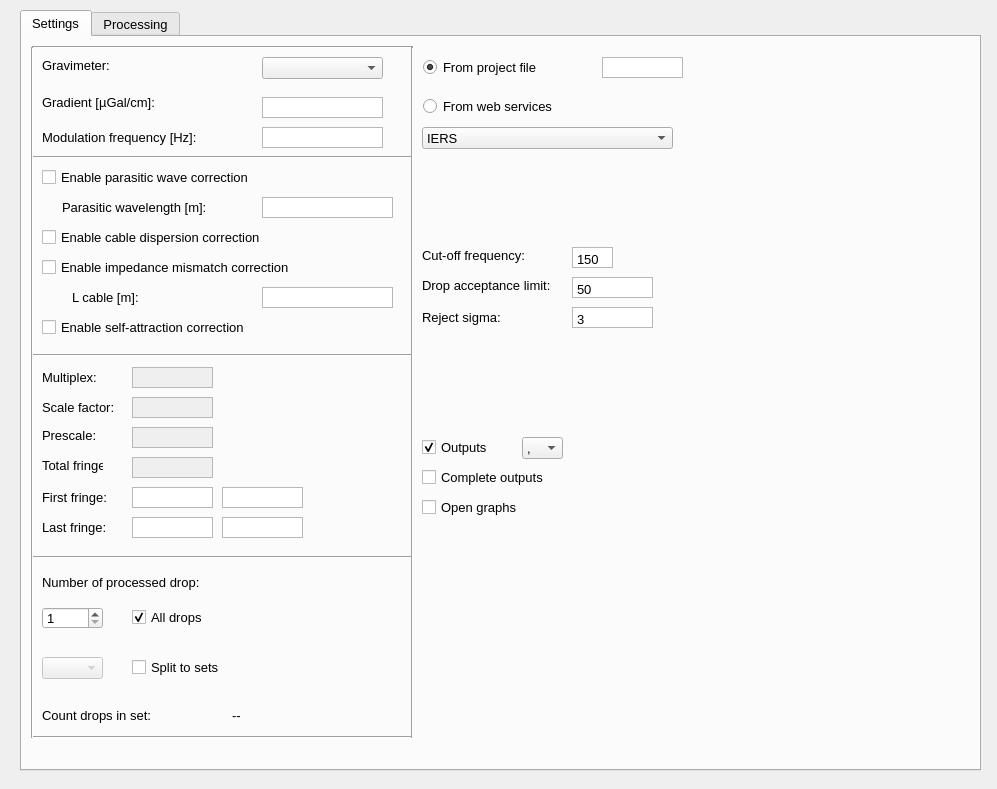
<?xml version="1.0" encoding="UTF-8"?>
<ui version="4.0">
 <class>Dialog</class>
 <widget class="QDialog" name="Dialog">
  <property name="geometry">
   <rect>
    <x>0</x>
    <y>0</y>
    <width>997</width>
    <height>789</height>
   </rect>
  </property>
  <property name="windowTitle">
   <string>Procces data</string>
  </property>
  <widget class="QTabWidget" name="tabWidget">
   <property name="geometry">
    <rect>
     <x>20</x>
     <y>10</y>
     <width>961</width>
     <height>761</height>
    </rect>
   </property>
   <property name="font">
    <font>
     <pointsize>10</pointsize>
    </font>
   </property>
   <property name="cursor">
    <cursorShape>ArrowCursor</cursorShape>
   </property>
   <property name="mouseTracking">
    <bool>false</bool>
   </property>
   <property name="tabShape">
    <enum>QTabWidget::Rounded</enum>
   </property>
   <property name="currentIndex">
    <number>0</number>
   </property>
   <widget class="QWidget" name="tab">
    <attribute name="title">
     <string>Settings</string>
    </attribute>
    <widget class="QLabel" name="label">
     <property name="geometry">
      <rect>
       <x>20</x>
       <y>20</y>
       <width>101</width>
       <height>16</height>
      </rect>
     </property>
     <property name="font">
      <font>
       <pointsize>10</pointsize>
      </font>
     </property>
     <property name="text">
      <string>Gravimeter:</string>
     </property>
    </widget>
    <widget class="QComboBox" name="gravimeter_box">
     <property name="geometry">
      <rect>
       <x>240</x>
       <y>20</y>
       <width>121</width>
       <height>22</height>
      </rect>
     </property>
     <property name="font">
      <font>
       <pointsize>10</pointsize>
      </font>
     </property>
     <property name="contextMenuPolicy">
      <enum>Qt::DefaultContextMenu</enum>
     </property>
    </widget>
    <widget class="QLabel" name="label_2">
     <property name="geometry">
      <rect>
       <x>20</x>
       <y>390</y>
       <width>61</width>
       <height>16</height>
      </rect>
     </property>
     <property name="font">
      <font>
       <pointsize>10</pointsize>
      </font>
     </property>
     <property name="text">
      <string>Prescale:</string>
     </property>
    </widget>
    <widget class="QLabel" name="label_4">
     <property name="geometry">
      <rect>
       <x>20</x>
       <y>450</y>
       <width>71</width>
       <height>21</height>
      </rect>
     </property>
     <property name="font">
      <font>
       <pointsize>10</pointsize>
      </font>
     </property>
     <property name="text">
      <string>First fringe:</string>
     </property>
    </widget>
    <widget class="QLabel" name="label_5">
     <property name="geometry">
      <rect>
       <x>20</x>
       <y>480</y>
       <width>71</width>
       <height>21</height>
      </rect>
     </property>
     <property name="font">
      <font>
       <pointsize>10</pointsize>
      </font>
     </property>
     <property name="text">
      <string>Last fringe:</string>
     </property>
    </widget>
    <widget class="QSpinBox" name="numDrop">
     <property name="geometry">
      <rect>
       <x>20</x>
       <y>570</y>
       <width>61</width>
       <height>22</height>
      </rect>
     </property>
     <property name="minimum">
      <number>1</number>
     </property>
    </widget>
    <widget class="QCheckBox" name="allDrop">
     <property name="geometry">
      <rect>
       <x>110</x>
       <y>570</y>
       <width>101</width>
       <height>20</height>
      </rect>
     </property>
     <property name="text">
      <string>All drops</string>
     </property>
     <property name="checked">
      <bool>true</bool>
     </property>
    </widget>
    <widget class="QLabel" name="label_6">
     <property name="geometry">
      <rect>
       <x>20</x>
       <y>530</y>
       <width>221</width>
       <height>31</height>
      </rect>
     </property>
     <property name="text">
      <string>Number of processed drop:</string>
     </property>
    </widget>
    <widget class="QTextEdit" name="kalpha">
     <property name="geometry">
      <rect>
       <x>550</x>
       <y>240</y>
       <width>81</width>
       <height>21</height>
      </rect>
     </property>
     <property name="verticalScrollBarPolicy">
      <enum>Qt::ScrollBarAlwaysOff</enum>
     </property>
     <property name="html">
      <string>&lt;!DOCTYPE HTML PUBLIC &quot;-//W3C//DTD HTML 4.0//EN&quot; &quot;http://www.w3.org/TR/REC-html40/strict.dtd&quot;&gt;
&lt;html&gt;&lt;head&gt;&lt;meta name=&quot;qrichtext&quot; content=&quot;1&quot; /&gt;&lt;style type=&quot;text/css&quot;&gt;
p, li { white-space: pre-wrap; }
&lt;/style&gt;&lt;/head&gt;&lt;body style=&quot; font-family:'MS Shell Dlg 2'; font-size:10pt; font-weight:400; font-style:normal;&quot;&gt;
&lt;p style=&quot; margin-top:0px; margin-bottom:0px; margin-left:0px; margin-right:0px; -qt-block-indent:0; text-indent:0px;&quot;&gt;50&lt;/p&gt;&lt;/body&gt;&lt;/html&gt;</string>
     </property>
    </widget>
    <widget class="QLabel" name="label_7">
     <property name="geometry">
      <rect>
       <x>400</x>
       <y>240</y>
       <width>131</width>
       <height>16</height>
      </rect>
     </property>
     <property name="font">
      <font>
       <pointsize>10</pointsize>
      </font>
     </property>
     <property name="text">
      <string>Drop acceptance limit:</string>
     </property>
    </widget>
    <widget class="QTextBrowser" name="multiplex">
     <property name="enabled">
      <bool>false</bool>
     </property>
     <property name="geometry">
      <rect>
       <x>110</x>
       <y>330</y>
       <width>81</width>
       <height>21</height>
      </rect>
     </property>
     <property name="font">
      <font>
       <kerning>false</kerning>
      </font>
     </property>
     <property name="acceptDrops">
      <bool>true</bool>
     </property>
     <property name="verticalScrollBarPolicy">
      <enum>Qt::ScrollBarAlwaysOff</enum>
     </property>
    </widget>
    <widget class="QTextBrowser" name="scaleFactor">
     <property name="enabled">
      <bool>false</bool>
     </property>
     <property name="geometry">
      <rect>
       <x>110</x>
       <y>360</y>
       <width>81</width>
       <height>21</height>
      </rect>
     </property>
     <property name="font">
      <font>
       <kerning>false</kerning>
      </font>
     </property>
     <property name="acceptDrops">
      <bool>true</bool>
     </property>
     <property name="verticalScrollBarPolicy">
      <enum>Qt::ScrollBarAlwaysOff</enum>
     </property>
    </widget>
    <widget class="QLabel" name="label_8">
     <property name="geometry">
      <rect>
       <x>20</x>
       <y>330</y>
       <width>61</width>
       <height>21</height>
      </rect>
     </property>
     <property name="font">
      <font>
       <pointsize>10</pointsize>
      </font>
     </property>
     <property name="text">
      <string>Multiplex:</string>
     </property>
    </widget>
    <widget class="QLabel" name="label_9">
     <property name="geometry">
      <rect>
       <x>20</x>
       <y>360</y>
       <width>81</width>
       <height>21</height>
      </rect>
     </property>
     <property name="font">
      <font>
       <pointsize>10</pointsize>
      </font>
     </property>
     <property name="text">
      <string>Scale factor:</string>
     </property>
    </widget>
    <widget class="QTextBrowser" name="preScale">
     <property name="enabled">
      <bool>false</bool>
     </property>
     <property name="geometry">
      <rect>
       <x>110</x>
       <y>390</y>
       <width>81</width>
       <height>21</height>
      </rect>
     </property>
     <property name="font">
      <font>
       <kerning>false</kerning>
      </font>
     </property>
     <property name="acceptDrops">
      <bool>true</bool>
     </property>
     <property name="verticalScrollBarPolicy">
      <enum>Qt::ScrollBarAlwaysOff</enum>
     </property>
    </widget>
    <widget class="QTextEdit" name="frminT">
     <property name="geometry">
      <rect>
       <x>110</x>
       <y>450</y>
       <width>81</width>
       <height>21</height>
      </rect>
     </property>
     <property name="verticalScrollBarPolicy">
      <enum>Qt::ScrollBarAlwaysOff</enum>
     </property>
    </widget>
    <widget class="QTextEdit" name="frmaxT">
     <property name="geometry">
      <rect>
       <x>110</x>
       <y>480</y>
       <width>81</width>
       <height>21</height>
      </rect>
     </property>
     <property name="verticalScrollBarPolicy">
      <enum>Qt::ScrollBarAlwaysOff</enum>
     </property>
    </widget>
    <widget class="QTextEdit" name="grad">
     <property name="geometry">
      <rect>
       <x>240</x>
       <y>60</y>
       <width>121</width>
       <height>21</height>
      </rect>
     </property>
     <property name="verticalScrollBarPolicy">
      <enum>Qt::ScrollBarAlwaysOff</enum>
     </property>
    </widget>
    <widget class="QLabel" name="label_10">
     <property name="geometry">
      <rect>
       <x>20</x>
       <y>50</y>
       <width>161</width>
       <height>31</height>
      </rect>
     </property>
     <property name="font">
      <font>
       <pointsize>10</pointsize>
      </font>
     </property>
     <property name="text">
      <string>Gradient [µGal/cm]:</string>
     </property>
    </widget>
    <widget class="QLabel" name="label_11">
     <property name="geometry">
      <rect>
       <x>40</x>
       <y>160</y>
       <width>201</width>
       <height>21</height>
      </rect>
     </property>
     <property name="font">
      <font>
       <pointsize>10</pointsize>
      </font>
     </property>
     <property name="text">
      <string>Parasitic wavelength [m]:</string>
     </property>
    </widget>
    <widget class="QTextEdit" name="lpar">
     <property name="geometry">
      <rect>
       <x>240</x>
       <y>160</y>
       <width>131</width>
       <height>21</height>
      </rect>
     </property>
     <property name="verticalScrollBarPolicy">
      <enum>Qt::ScrollBarAlwaysOff</enum>
     </property>
    </widget>
    <widget class="QLabel" name="label_12">
     <property name="geometry">
      <rect>
       <x>20</x>
       <y>90</y>
       <width>231</width>
       <height>21</height>
      </rect>
     </property>
     <property name="font">
      <font>
       <pointsize>10</pointsize>
      </font>
     </property>
     <property name="text">
      <string>Modulation frequency [Hz]:</string>
     </property>
    </widget>
    <widget class="QTextEdit" name="fmodf">
     <property name="geometry">
      <rect>
       <x>240</x>
       <y>90</y>
       <width>121</width>
       <height>21</height>
      </rect>
     </property>
     <property name="verticalScrollBarPolicy">
      <enum>Qt::ScrollBarAlwaysOff</enum>
     </property>
    </widget>
    <widget class="QTextEdit" name="poleCorr_file">
     <property name="geometry">
      <rect>
       <x>580</x>
       <y>20</y>
       <width>81</width>
       <height>21</height>
      </rect>
     </property>
     <property name="verticalScrollBarPolicy">
      <enum>Qt::ScrollBarAlwaysOff</enum>
     </property>
    </widget>
    <widget class="QTextEdit" name="rejsigma">
     <property name="geometry">
      <rect>
       <x>550</x>
       <y>270</y>
       <width>81</width>
       <height>21</height>
      </rect>
     </property>
     <property name="verticalScrollBarPolicy">
      <enum>Qt::ScrollBarAlwaysOff</enum>
     </property>
     <property name="html">
      <string>&lt;!DOCTYPE HTML PUBLIC &quot;-//W3C//DTD HTML 4.0//EN&quot; &quot;http://www.w3.org/TR/REC-html40/strict.dtd&quot;&gt;
&lt;html&gt;&lt;head&gt;&lt;meta name=&quot;qrichtext&quot; content=&quot;1&quot; /&gt;&lt;style type=&quot;text/css&quot;&gt;
p, li { white-space: pre-wrap; }
&lt;/style&gt;&lt;/head&gt;&lt;body style=&quot; font-family:'MS Shell Dlg 2'; font-size:10pt; font-weight:400; font-style:normal;&quot;&gt;
&lt;p style=&quot; margin-top:0px; margin-bottom:0px; margin-left:0px; margin-right:0px; -qt-block-indent:0; text-indent:0px;&quot;&gt;3&lt;/p&gt;&lt;/body&gt;&lt;/html&gt;</string>
     </property>
    </widget>
    <widget class="QLabel" name="label_3">
     <property name="geometry">
      <rect>
       <x>400</x>
       <y>270</y>
       <width>81</width>
       <height>20</height>
      </rect>
     </property>
     <property name="text">
      <string>Reject sigma:</string>
     </property>
    </widget>
    <widget class="QCheckBox" name="split_set">
     <property name="geometry">
      <rect>
       <x>110</x>
       <y>620</y>
       <width>131</width>
       <height>20</height>
      </rect>
     </property>
     <property name="text">
      <string>Split to sets</string>
     </property>
    </widget>
    <widget class="QLabel" name="label_13">
     <property name="geometry">
      <rect>
       <x>20</x>
       <y>670</y>
       <width>151</width>
       <height>16</height>
      </rect>
     </property>
     <property name="text">
      <string>Count drops in set:</string>
     </property>
    </widget>
    <widget class="QLabel" name="sets_view">
     <property name="geometry">
      <rect>
       <x>210</x>
       <y>670</y>
       <width>31</width>
       <height>16</height>
      </rect>
     </property>
     <property name="text">
      <string>--</string>
     </property>
    </widget>
    <widget class="QComboBox" name="sets_choose">
     <property name="enabled">
      <bool>false</bool>
     </property>
     <property name="geometry">
      <rect>
       <x>20</x>
       <y>620</y>
       <width>61</width>
       <height>22</height>
      </rect>
     </property>
    </widget>
    <widget class="QCheckBox" name="kpar">
     <property name="geometry">
      <rect>
       <x>20</x>
       <y>130</y>
       <width>291</width>
       <height>20</height>
      </rect>
     </property>
     <property name="text">
      <string>Enable parasitic wave correction</string>
     </property>
    </widget>
    <widget class="QTextEdit" name="coff">
     <property name="geometry">
      <rect>
       <x>550</x>
       <y>210</y>
       <width>41</width>
       <height>21</height>
      </rect>
     </property>
     <property name="verticalScrollBarPolicy">
      <enum>Qt::ScrollBarAlwaysOff</enum>
     </property>
     <property name="html">
      <string>&lt;!DOCTYPE HTML PUBLIC &quot;-//W3C//DTD HTML 4.0//EN&quot; &quot;http://www.w3.org/TR/REC-html40/strict.dtd&quot;&gt;
&lt;html&gt;&lt;head&gt;&lt;meta name=&quot;qrichtext&quot; content=&quot;1&quot; /&gt;&lt;style type=&quot;text/css&quot;&gt;
p, li { white-space: pre-wrap; }
&lt;/style&gt;&lt;/head&gt;&lt;body style=&quot; font-family:'MS Shell Dlg 2'; font-size:10pt; font-weight:400; font-style:normal;&quot;&gt;
&lt;p style=&quot; margin-top:0px; margin-bottom:0px; margin-left:0px; margin-right:0px; -qt-block-indent:0; text-indent:0px;&quot;&gt;150&lt;/p&gt;&lt;/body&gt;&lt;/html&gt;</string>
     </property>
    </widget>
    <widget class="QLabel" name="label_15">
     <property name="geometry">
      <rect>
       <x>400</x>
       <y>210</y>
       <width>111</width>
       <height>16</height>
      </rect>
     </property>
     <property name="font">
      <font>
       <pointsize>10</pointsize>
      </font>
     </property>
     <property name="text">
      <string>Cut-off frequency: </string>
     </property>
    </widget>
    <widget class="QCheckBox" name="kdis">
     <property name="geometry">
      <rect>
       <x>20</x>
       <y>190</y>
       <width>311</width>
       <height>20</height>
      </rect>
     </property>
     <property name="text">
      <string>Enable cable dispersion correction</string>
     </property>
    </widget>
    <widget class="QCheckBox" name="kimp">
     <property name="geometry">
      <rect>
       <x>20</x>
       <y>220</y>
       <width>331</width>
       <height>20</height>
      </rect>
     </property>
     <property name="text">
      <string>Enable impedance mismatch correction</string>
     </property>
    </widget>
    <widget class="QCheckBox" name="ksae">
     <property name="geometry">
      <rect>
       <x>20</x>
       <y>280</y>
       <width>291</width>
       <height>20</height>
      </rect>
     </property>
     <property name="text">
      <string>Enable self-attraction correction</string>
     </property>
    </widget>
    <widget class="QCheckBox" name="outputs">
     <property name="geometry">
      <rect>
       <x>400</x>
       <y>400</y>
       <width>161</width>
       <height>20</height>
      </rect>
     </property>
     <property name="text">
      <string>Outputs</string>
     </property>
     <property name="checked">
      <bool>true</bool>
     </property>
    </widget>
    <widget class="QCheckBox" name="open_graphs">
     <property name="geometry">
      <rect>
       <x>400</x>
       <y>460</y>
       <width>131</width>
       <height>20</height>
      </rect>
     </property>
     <property name="text">
      <string>Open graphs</string>
     </property>
    </widget>
    <widget class="QComboBox" name="delimiter_combox">
     <property name="geometry">
      <rect>
       <x>500</x>
       <y>400</y>
       <width>41</width>
       <height>22</height>
      </rect>
     </property>
     <property name="font">
      <font>
       <pointsize>10</pointsize>
      </font>
     </property>
     <property name="contextMenuPolicy">
      <enum>Qt::DefaultContextMenu</enum>
     </property>
     <item>
      <property name="text">
       <string>,</string>
      </property>
     </item>
     <item>
      <property name="text">
       <string>;</string>
      </property>
     </item>
    </widget>
    <widget class="QRadioButton" name="useFilePoleCorr">
     <property name="geometry">
      <rect>
       <x>401</x>
       <y>18</y>
       <width>166</width>
       <height>25</height>
      </rect>
     </property>
     <property name="text">
      <string>From project file</string>
     </property>
     <property name="checked">
      <bool>true</bool>
     </property>
    </widget>
    <widget class="QRadioButton" name="useIERSPoleCorr">
     <property name="enabled">
      <bool>true</bool>
     </property>
     <property name="geometry">
      <rect>
       <x>401</x>
       <y>57</y>
       <width>166</width>
       <height>25</height>
      </rect>
     </property>
     <property name="text">
      <string>From web services</string>
     </property>
    </widget>
    <widget class="QComboBox" name="service">
     <property name="geometry">
      <rect>
       <x>400</x>
       <y>90</y>
       <width>251</width>
       <height>22</height>
      </rect>
     </property>
     <item>
      <property name="text">
       <string>IERS</string>
      </property>
     </item>
     <item>
      <property name="text">
       <string>Naval Observatory</string>
      </property>
     </item>
    </widget>
    <widget class="QTextEdit" name="lcable_ar">
     <property name="geometry">
      <rect>
       <x>240</x>
       <y>250</y>
       <width>131</width>
       <height>21</height>
      </rect>
     </property>
     <property name="verticalScrollBarPolicy">
      <enum>Qt::ScrollBarAlwaysOff</enum>
     </property>
    </widget>
    <widget class="QLabel" name="label_14">
     <property name="geometry">
      <rect>
       <x>50</x>
       <y>250</y>
       <width>181</width>
       <height>21</height>
      </rect>
     </property>
     <property name="font">
      <font>
       <pointsize>10</pointsize>
      </font>
     </property>
     <property name="text">
      <string>L cable [m]:</string>
     </property>
    </widget>
    <widget class="QCheckBox" name="complete_out">
     <property name="geometry">
      <rect>
       <x>400</x>
       <y>430</y>
       <width>161</width>
       <height>20</height>
      </rect>
     </property>
     <property name="cursor">
      <cursorShape>ArrowCursor</cursorShape>
     </property>
     <property name="mouseTracking">
      <bool>false</bool>
     </property>
     <property name="text">
      <string>Complete outputs</string>
     </property>
    </widget>
    <widget class="QTextBrowser" name="total_fringe">
     <property name="enabled">
      <bool>false</bool>
     </property>
     <property name="geometry">
      <rect>
       <x>110</x>
       <y>420</y>
       <width>81</width>
       <height>21</height>
      </rect>
     </property>
     <property name="font">
      <font>
       <kerning>false</kerning>
      </font>
     </property>
     <property name="acceptDrops">
      <bool>true</bool>
     </property>
     <property name="verticalScrollBarPolicy">
      <enum>Qt::ScrollBarAlwaysOff</enum>
     </property>
    </widget>
    <widget class="QLabel" name="label_16">
     <property name="geometry">
      <rect>
       <x>20</x>
       <y>420</y>
       <width>61</width>
       <height>16</height>
      </rect>
     </property>
     <property name="font">
      <font>
       <pointsize>10</pointsize>
      </font>
     </property>
     <property name="text">
      <string>Total fringe:</string>
     </property>
    </widget>
    <widget class="Line" name="line">
     <property name="geometry">
      <rect>
       <x>10</x>
       <y>310</y>
       <width>381</width>
       <height>16</height>
      </rect>
     </property>
     <property name="orientation">
      <enum>Qt::Horizontal</enum>
     </property>
    </widget>
    <widget class="Line" name="line_2">
     <property name="geometry">
      <rect>
       <x>10</x>
       <y>110</y>
       <width>381</width>
       <height>20</height>
      </rect>
     </property>
     <property name="orientation">
      <enum>Qt::Horizontal</enum>
     </property>
    </widget>
    <widget class="Line" name="line_3">
     <property name="geometry">
      <rect>
       <x>10</x>
       <y>510</y>
       <width>381</width>
       <height>20</height>
      </rect>
     </property>
     <property name="orientation">
      <enum>Qt::Horizontal</enum>
     </property>
    </widget>
    <widget class="Line" name="line_4">
     <property name="geometry">
      <rect>
       <x>10</x>
       <y>0</y>
       <width>381</width>
       <height>20</height>
      </rect>
     </property>
     <property name="orientation">
      <enum>Qt::Horizontal</enum>
     </property>
    </widget>
    <widget class="Line" name="line_5">
     <property name="geometry">
      <rect>
       <x>10</x>
       <y>690</y>
       <width>381</width>
       <height>20</height>
      </rect>
     </property>
     <property name="orientation">
      <enum>Qt::Horizontal</enum>
     </property>
    </widget>
    <widget class="Line" name="line_6">
     <property name="geometry">
      <rect>
       <x>380</x>
       <y>10</y>
       <width>20</width>
       <height>691</height>
      </rect>
     </property>
     <property name="orientation">
      <enum>Qt::Vertical</enum>
     </property>
    </widget>
    <widget class="Line" name="line_7">
     <property name="geometry">
      <rect>
       <x>0</x>
       <y>10</y>
       <width>20</width>
       <height>691</height>
      </rect>
     </property>
     <property name="orientation">
      <enum>Qt::Vertical</enum>
     </property>
    </widget>
    <widget class="QTextEdit" name="frminT_t">
     <property name="geometry">
      <rect>
       <x>200</x>
       <y>450</y>
       <width>81</width>
       <height>21</height>
      </rect>
     </property>
     <property name="verticalScrollBarPolicy">
      <enum>Qt::ScrollBarAlwaysOff</enum>
     </property>
    </widget>
    <widget class="QTextEdit" name="frmaxT_t">
     <property name="geometry">
      <rect>
       <x>200</x>
       <y>480</y>
       <width>81</width>
       <height>21</height>
      </rect>
     </property>
     <property name="verticalScrollBarPolicy">
      <enum>Qt::ScrollBarAlwaysOff</enum>
     </property>
    </widget>
   </widget>
   <widget class="QWidget" name="tab_2">
    <attribute name="title">
     <string>Processing</string>
    </attribute>
    <widget class="QPushButton" name="run">
     <property name="geometry">
      <rect>
       <x>790</x>
       <y>640</y>
       <width>131</width>
       <height>28</height>
      </rect>
     </property>
     <property name="text">
      <string>RUN</string>
     </property>
     <property name="shortcut">
      <string/>
     </property>
    </widget>
    <widget class="QProgressBar" name="progressBar">
     <property name="geometry">
      <rect>
       <x>10</x>
       <y>640</y>
       <width>781</width>
       <height>31</height>
      </rect>
     </property>
     <property name="value">
      <number>0</number>
     </property>
    </widget>
    <widget class="QTextBrowser" name="logWindow">
     <property name="geometry">
      <rect>
       <x>10</x>
       <y>10</y>
       <width>521</width>
       <height>621</height>
      </rect>
     </property>
    </widget>
    <widget class="QCheckBox" name="clwin">
     <property name="geometry">
      <rect>
       <x>550</x>
       <y>10</y>
       <width>131</width>
       <height>20</height>
      </rect>
     </property>
     <property name="text">
      <string>Clear window</string>
     </property>
     <property name="checked">
      <bool>true</bool>
     </property>
    </widget>
    <widget class="QLabel" name="calc_time">
     <property name="geometry">
      <rect>
       <x>540</x>
       <y>610</y>
       <width>221</width>
       <height>16</height>
      </rect>
     </property>
     <property name="font">
      <font>
       <pointsize>10</pointsize>
      </font>
     </property>
     <property name="text">
      <string/>
     </property>
    </widget>
   </widget>
  </widget>
 </widget>
 <resources/>
 <connections/>
</ui>
